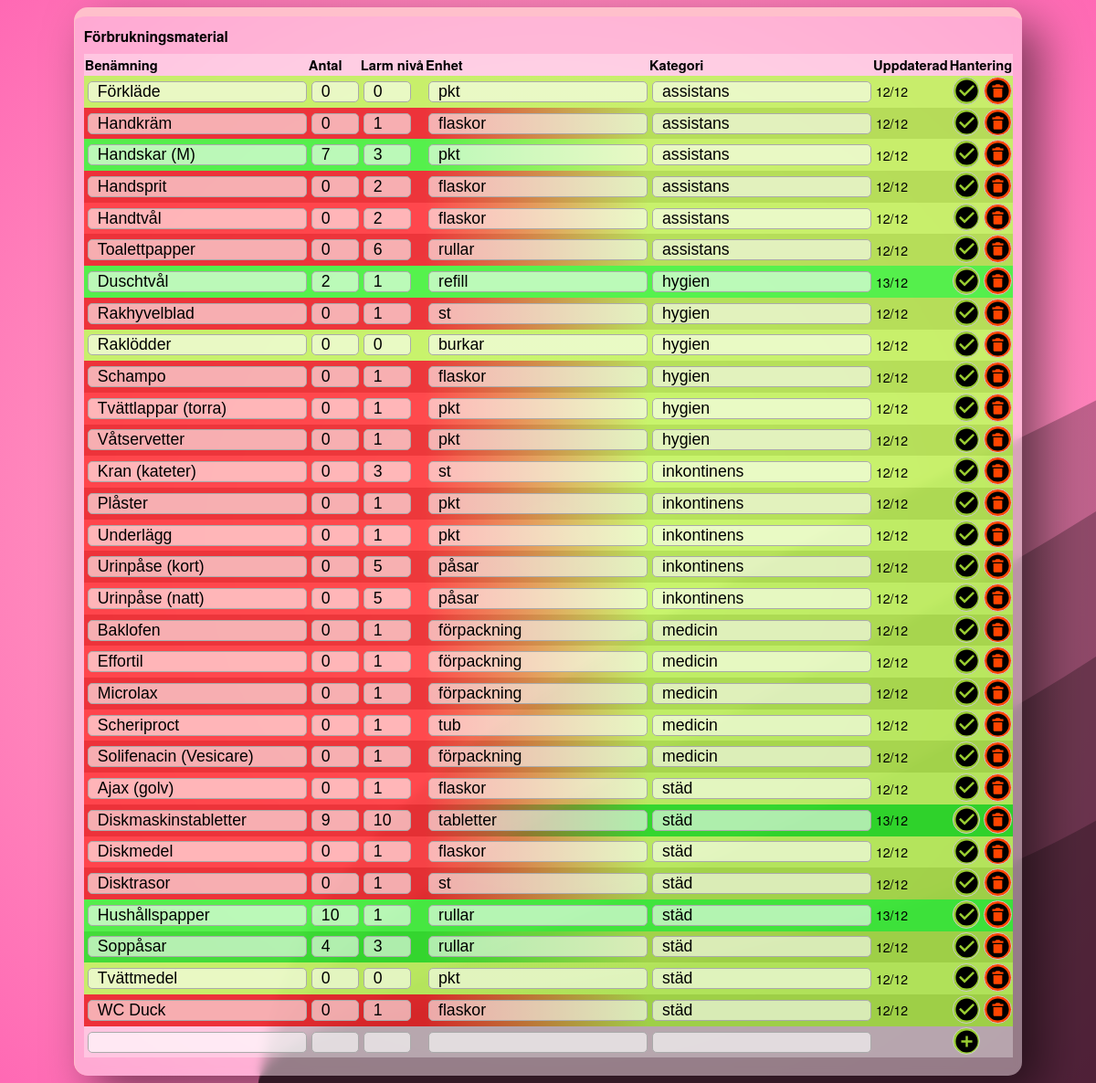
The page /inventory on the database as committed earlier.
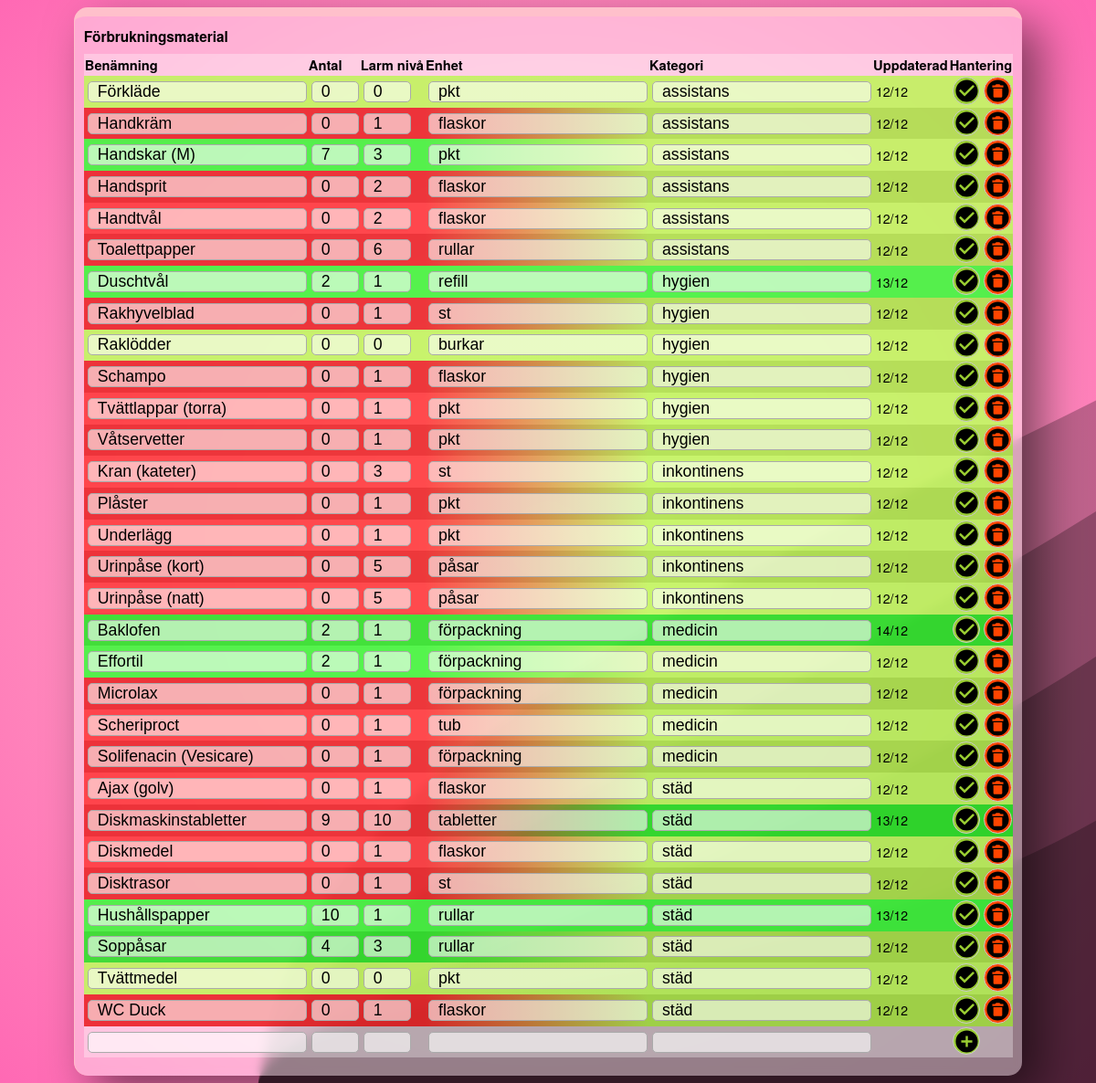
The same page on the database as committed later.
### app.py (models this page shows, shortened)
class Item(db.Model):
    id = db.Column(db.Integer, primary_key=True)
    name = db.Column(db.String(32), nullable=False, unique=True)
    category = db.Column(db.String(32), nullable=False)
    quantity = db.Column(db.Integer)
    unit = db.Column(db.String(16), nullable=False)
    alert_quantity = db.Column(db.Integer)
    last_checked = db.Column(db.DateTime, default=datetime.utcnow)

### app.py (the view)
@app.route('/inventory')
def inventory():
    items_by_category = {}
    categories = Item.query.with_entities(Item.category).distinct()
    for category in categories:
        items = Item.query.filter_by(
            category=category[0]).order_by(Item.name).all()
        items_by_category[category[0]] = items
    return render_template(
        'inventory.html',
        items_by_category=items_by_category,
        get_row_color=get_row_color,
        get_warning_color=get_warning_color
    )

### app.py (called while the page is built)
def get_row_color(last_checked):
    if last_checked:
        days_difference = (datetime.now() - last_checked).days
        if days_difference < 1:
            return '#00ff00aa'  # green
        elif 1 <= days_difference <= 5:
            return '#adff2faa'  # greenyellow
        elif 4 <= days_difference <= 8:
            return '#ff8c00aa'  # darkorange
        else:
            return '#ff0000aa'  # red
    else:
        return 'grey'

def get_warning_color(quantity, alert_quantity):
    if quantity is not None and alert_quantity is not None:
        quantity_difference = quantity - alert_quantity
        if quantity_difference == 0:
            return '#adff2faa'
        elif quantity_difference < 0:
            return '#ff0000aa'
        else:
            return '#00ff00aa'
    else:
        return 'grey'

### templates/inventory.html (shortened to what this page needs)
<!DOCTYPE html>
<html lang="sv">
<head>
    <link rel="stylesheet" href="{{ url_for('static', filename='style.css') }}">
</head>
<body>
    <div class=background_wrapper></div>
    <div class=card>
    <h1>Förbrukningsmaterial</h1>
    <form action="{{ url_for('update_items') }}" method="post">
        <table>
            <thead>
                <tr>
                    <th>Benämning</th>
                    <th>Antal</th>
                    <th>Larm nivå</th>
                    <th>Enhet</th>
                    <th>Kategori</th>
                    <th>Uppdaterad</th>
                    <th>Hantering</th>
                </tr>
            </thead>
            <tbody>
                {% for category, items in items_by_category.items()|sort %}
                    {% for item in items|sort(attribute='name') %}
                        <tr>
                            <td style="background-color: {{ get_warning_color(item.quantity, item.alert_quantity) }}"><input type="text" name="name_{{ item.id }}" value="{{ item.name }}"></td>
                            <td style="background-color: {{ get_warning_color(item.quantity, item.alert_quantity) }}"><input type="number" name="quantity_{{ item.id }}" value="{{ item.quantity }}"></td>
                            <td style="background-color: {{ get_warning_color(item.quantity, item.alert_quantity) }}"><input type="number" name="alert_quantity_{{ item.id }}" value="{{ item.alert_quantity }}"></td>
                            <td style="background-image: linear-gradient(to right, {{ get_warning_color(item.quantity, item.alert_quantity) }}, {{ get_row_color(item.last_checked) }})"><input type="text" name="unit_{{ item.id }}" value="{{ item.unit }}"></td>
                            <td style="background-color: {{ get_row_color(item.last_checked) }}"><input type="text" name="category_{{ item.id }}" value="{{ category }}"></td>
                            <td style="background-color: {{ get_row_color(item.last_checked) }}">{% if item.last_checked %}{{ item.last_checked.strftime('%d/%m') }}{% endif %}</td>
                            <td style="background-color: {{ get_row_color(item.last_checked) }}">
                                <button class="apply" type="submit" name="update_item" value="{{ item.id }}"></button>
                                <button class="remove-item" formaction="{{ url_for('remove_item', item_id=item.id) }}" type="submit" name="remove_item" value="{{ item.id }}"></button>
                            </td>
                        </tr>
                    {% endfor %}
                {% endfor %}
                <tr>
                    <td><input type="text" name="new_name"></td>
                    <td><input type="number" name="new_quantity"></td>
                    <td><input type="number" name="new_alert_quantity"></td>
                    <td><input type="text" name="new_unit"></td>
                    <td><input type="text" name="new_category"></td>
                    <td></td>
                    <td><button class="add-item" type="submit" name="add_item"></button></td>
                </tr>
            </tbody>
        </table>
    </form></div>
</body>
</html>

### static/style.css (style rules this page uses)
:root { --basecolor: pink; }
body { background: radial-gradient(var(--basecolor), hotpink) no-repeat fixed; font-size: 14px; font-family: 'Helvetica Neue', Helvetica, Arial, sans-serif; }
.background_wrapper { no-repeat; padding:0px; position: fixed; background-size: cover; left: 0px; top: 0px; height: 100%; width: 100%; z-index: -1; }
.card { position: relative; display: table; justify-content: center; align-items: center; border-top: 10px solid var(--basecolor); border-left: 1px solid var(--basecolor); padding: 5px 10px 20px 10px; border-radius:15px; backdrop-filter:blur(5px) ; background:rgba(255,255, 255, 0.4); overflow: hidden; box-shadow:20px 20px 50px rgba(0, 0, 0, 0.5); margin: 0px auto auto auto; }
h1, h2, h3 { text-transform: capitalize; line-height: 1; font-size: 110%; }
table { width: 100%; border-collapse: collapse; text-align: left; }
thead { font-size: 105%; }
tr { background: #ffffff50; }
tr:nth-child(even) { background: #55555550; }
td { padding: 1px 1px 1px 4px; vertical-align: middle; }
td input { font-size: calc(13px + 0.390625vw); background: #ffffff99; border-radius: 5px; border: 1px solid #aaa; padding: 0 0 0 10px; outline: none; margin: auto; }
td input[type="number"] { width: 40px; }
button { width: calc(26px + 0.390625vw); height: calc(26px + 0.390625vw); background-size: calc(24px + 0.390625vw); box-sizing: border-box; border-radius: 50%; border: 1px solid #ccc; background-color: white; outline: none; cursor: pointer; text-align: right; }
button.apply { background-color: yellowgreen; }
button.add-item { background-color: yellowgreen; }
button.remove-item { background-color: orangered; }

Rows that differ between the two databases and show on the page:
changed Item "Baklofen": quantity "0" → "2"; last_checked "12/12" → "14/12"
changed Item "Effortil": quantity "0" → "2"
